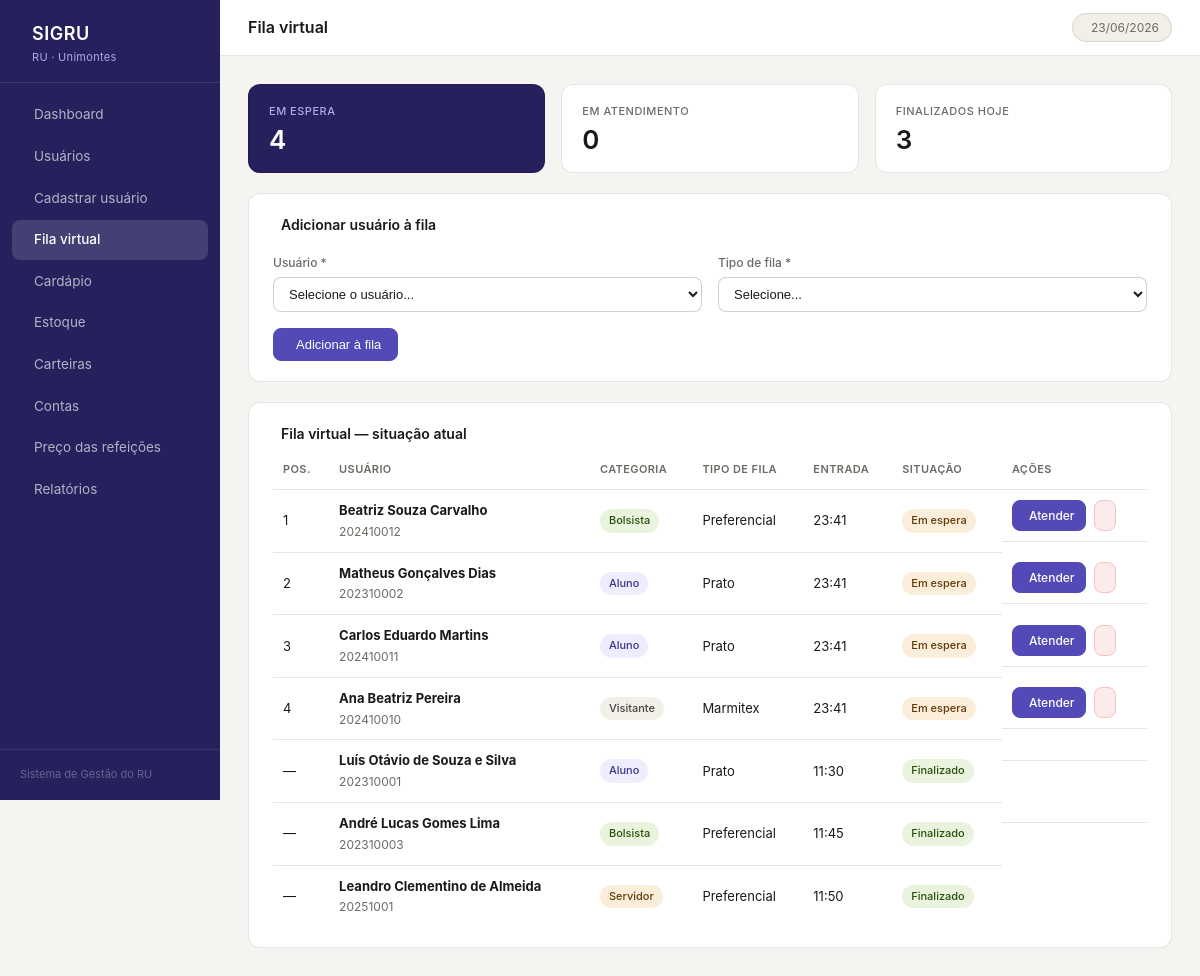
Screenshot of /fila.php with the database file from the repository.
### tables this page shows
CREATE TABLE itens_fila (
    id_itens_fila     INT(6) UNSIGNED AUTO_INCREMENT,
    id_usuario        INT(6) UNSIGNED NOT NULL,
    id_fila           INT(6) UNSIGNED NOT NULL,
    horario_inscricao DATETIME NOT NULL,
    situacao          VARCHAR(20) NOT NULL,
    PRIMARY KEY (id_itens_fila),
    CONSTRAINT fk_itensfila_usuario FOREIGN KEY (id_usuario)
        REFERENCES usuario (id_usuario),
    CONSTRAINT fk_itensfila_fila FOREIGN KEY (id_fila)
        REFERENCES fila (id_fila)
);

CREATE TABLE usuario (
    id_usuario    INT(6) UNSIGNED AUTO_INCREMENT,
    matricula     INT(11) UNSIGNED NOT NULL,
    nome_completo VARCHAR(100) NOT NULL,
    id_categoria  INT(3) UNSIGNED NOT NULL,
    id_bairro     INT(6) UNSIGNED NOT NULL,
    endereco      VARCHAR(100) NOT NULL,
    PRIMARY KEY (id_usuario),
    CONSTRAINT fk_usuario_categoria FOREIGN KEY (id_categoria)
        REFERENCES categoria_usuario (id_categoria),
    CONSTRAINT fk_usuario_bairro FOREIGN KEY (id_bairro)
        REFERENCES bairro (id_bairro)
);

CREATE TABLE categoria_usuario (
    id_categoria  INT(3) UNSIGNED AUTO_INCREMENT,
    descricao     VARCHAR(50) NOT NULL,
    PRIMARY KEY (id_categoria)
);

CREATE TABLE fila (
    id_fila    INT(6) UNSIGNED AUTO_INCREMENT,
    tipo_fila  VARCHAR(20) NOT NULL,
    PRIMARY KEY (id_fila)
);

### fila.php (the view, shortened to what this page needs)
<?php
require_once 'includes/header.php';
$conn = getConnection();
$fila = $conn->query("
    SELECT i.id_itens_fila, i.id_usuario, u.nome_completo, u.matricula,
           cat.descricao AS categoria,
           f.tipo_fila, i.horario_inscricao, i.situacao
    FROM itens_fila i
    JOIN usuario u ON u.id_usuario = i.id_usuario
    JOIN categoria_usuario cat ON cat.id_categoria = u.id_categoria
    JOIN fila f ON f.id_fila = i.id_fila
    ORDER BY FIELD(i.situacao, 'atendendo', 'em espera', 'finalizado'), i.horario_inscricao
");
$contadores = $conn->query("SELECT situacao, COUNT(*) AS n FROM itens_fila GROUP BY situacao")->fetch_all(MYSQLI_ASSOC);
$cont = array_column($contadores, 'n', 'situacao');
?>
<div class="metric-grid">
    <div class="metric-card accent">
        <div class="metric-label">Em espera</div>
        <div class="metric-value"><?= $cont['em espera'] ?? 0 ?></div>
    </div>
    <div class="metric-card">
        <div class="metric-label">Em atendimento</div>
        <div class="metric-value"><?= $cont['atendendo'] ?? 0 ?></div>
    </div>
    <div class="metric-card">
        <div class="metric-label">Finalizados hoje</div>
        <div class="metric-value"><?= $cont['finalizado'] ?? 0 ?></div>
    </div>
</div>
<div class="card">
    <div class="card-title"><i class="ti ti-user-plus"></i> Adicionar usuário à fila</div>
    <form method="POST">
        <div class="form-grid">
            <div class="form-group">
                <label>Usuário *</label>
                <select name="id_usuario" required>
                    <option value="">Selecione o usuário...</option>
                </select>
            </div>
            <div class="form-group">
                <label>Tipo de fila *</label>
                <select name="id_fila" required>
                    <option value="">Selecione...</option>
                </select>
            </div>
        </div>
        <div style="margin-top:1rem">
            <button type="submit" class="btn btn-primary">
                <i class="ti ti-plus"></i> Adicionar à fila
            </button>
        </div>
    </form>
</div>
<div class="card">
    <div class="card-title"><i class="ti ti-list-numbers"></i> Fila virtual — situação atual</div>
    <div class="table-wrap">
        <table>
            <thead>
                <tr>
                    <th>Pos.</th>
                    <th>Usuário</th>
                    <th>Categoria</th>
                    <th>Tipo de fila</th>
                    <th>Entrada</th>
                    <th>Situação</th>
                    <th>Ações</th>
                </tr>
            </thead>
            <tbody>
                <?php
                $pos = 1;
                while ($r = $fila->fetch_assoc()):
                    $em_espera  = $r['situacao'] === 'em espera';
                    $atendendo  = $r['situacao'] === 'atendendo';
                    $finalizado = $r['situacao'] === 'finalizado';
                    $cat = $r['categoria'];
                    $cls = match($cat) {
                        'Aluno'    => 'pill-purple',
                        'Bolsista' => 'pill-green',
                        'Servidor' => 'pill-amber',
                        default    => 'pill-gray'
                    };
                ?>
                <tr>
                    <td><?= ($em_espera || $atendendo) ? $pos++ : '—' ?></td>
                    <td>
                        <strong><?= htmlspecialchars($r['nome_completo']) ?></strong><br>
                        <span class="text-muted"><?= $r['matricula'] ?></span>
                    </td>
                    <td><span class="pill <?= $cls ?>"><?= htmlspecialchars($cat) ?></span></td>
                    <td><?= htmlspecialchars($r['tipo_fila']) ?></td>
                    <td><?= date('H:i', strtotime($r['horario_inscricao'])) ?></td>
                    <td>
                        <?php if ($em_espera): ?>
                            <span class="pill pill-amber">Em espera</span>
                        <?php elseif ($atendendo): ?>
                            <span class="pill pill-teal">Atendendo</span>
                        <?php else: ?>
                            <span class="pill pill-green">Finalizado</span>
                        <?php endif; ?>
                    </td>
                    <td class="flex gap-2">
                        <?php if ($em_espera): ?>
                            <a href="fila.php?atender=<?= $r['id_itens_fila'] ?>"
                               class="btn btn-primary btn-sm">
                                <i class="ti ti-check"></i> Atender
                            </a>
                        <?php endif; ?>
                        <?php if (!$finalizado): ?>
                            <a href="fila.php?excluir=<?= $r['id_itens_fila'] ?>"
                               class="btn btn-danger btn-sm"
                               onclick="return confirm('Remover da fila?')">
                            </a>
                        <?php endif; ?>
                    </td>
                </tr>
                <?php endwhile; ?>
            </tbody>
        </table>
    </div>
</div>
<?php
require_once 'includes/footer.php';
?>

### assets/css/style.css (style rules this page uses)
*, *::before, *::after { box-sizing: border-box; margin: 0; padding: 0; }
:root { --purple-50: #EEEDFE; --purple-200: #AFA9EC; --purple-600: #534AB7; --purple-800: #3C3489; --purple-900: #26215C; --teal-50: #E1F5EE; --teal-600: #0F6E56; --teal-800: #085041; --amber-50: #FAEEDA; --amber-600: #854F0B; --amber-800: #633806; --red-50: #FCEBEB; --red-600: #A32D2D; --green-50: #EAF3DE; --green-800: #27500A; --gray-50: #F1EFE8; --gray-100: #D3D1C7; --gray-400: #888780; --gray-800: #444441; --bg: #F5F4F0; --surface: #FFFFFF; --border: rgba(0,0,0,0.10); --border-md: rgba(0,0,0,0.18); --text: #1A1A18; --text-muted:#6B6A65; --radius-md: 8px; --radius-lg: 12px; --sidebar-w: 220px; }
body { font-family: 'Inter', system-ui, -apple-system, sans-serif; background: var(--bg); color: var(--text); font-size: 14px; line-height: 1.6; }
.card { background: var(--surface); border: 1px solid var(--border); border-radius: var(--radius-lg); padding: 1.25rem 1.5rem; margin-bottom: 1.25rem; }
.card-title { font-size: 14px; font-weight: 600; color: var(--text); margin-bottom: 1rem; display: flex; align-items: center; gap: 8px; }
.metric-grid { display: grid; grid-template-columns: repeat(auto-fit, minmax(150px, 1fr)); gap: 1rem; margin-bottom: 1.25rem; }
.metric-card { background: var(--surface); border: 1px solid var(--border); border-radius: var(--radius-lg); padding: 1.1rem 1.25rem; }
.metric-label { font-size: 11px; font-weight: 500; color: var(--text-muted); text-transform: uppercase; letter-spacing: 0.5px; margin-bottom: 6px; }
.metric-value { font-size: 26px; font-weight: 600; color: var(--text); line-height: 1.1; }
.metric-card.accent { background: var(--purple-900); }
.metric-card.accent .metric-label { color: var(--purple-200); }
.metric-card.accent .metric-value { color: #fff; }
.table-wrap { overflow-x: auto; }
table { width: 100%; border-collapse: collapse; font-size: 13px; }
thead th { text-align: left; font-size: 11px; font-weight: 600; text-transform: uppercase; letter-spacing: 0.4px; color: var(--text-muted); padding: 0 10px 10px; border-bottom: 1px solid var(--border); }
tbody td { padding: 10px; border-bottom: 1px solid var(--border); color: var(--text); vertical-align: middle; }
tbody tr:last-child td { border-bottom: none; }
.pill { display: inline-block; font-size: 11px; font-weight: 500; padding: 3px 9px; border-radius: 999px; }
.pill-purple { background: var(--purple-50); color: var(--purple-800); }
.pill-green { background: var(--green-50); color: var(--green-800); }
.pill-amber { background: var(--amber-50); color: var(--amber-800); }
.pill-gray { background: var(--gray-50); color: var(--gray-800); }
.form-grid { display: grid; grid-template-columns: 1fr 1fr; gap: 1rem; }
.form-group { display: flex; flex-direction: column; gap: 5px; }
label { font-size: 12px; font-weight: 500; color: var(--text-muted); }
input[type="text"], input[type="number"], input[type="email"], select, textarea { width: 100%; padding: 8px 11px; border: 1px solid var(--border-md); border-radius: var(--radius-md); font-size: 13px; color: var(--text); background: var(--surface); transition: border-color 0.15s, box-shadow 0.15s; outline: none; }
.btn { display: inline-flex; align-items: center; gap: 6px; padding: 8px 16px; border-radius: var(--radius-md); font-size: 13px; font-weight: 500; cursor: pointer; border: 1px solid transparent; text-decoration: none; transition: opacity 0.15s, background 0.15s; }
.btn-primary { background: var(--purple-600); color: #fff; border-color: var(--purple-600); }
.btn-danger { background: var(--red-50); color: var(--red-600); border-color: #F7C1C1; }
.btn-sm { padding: 5px 10px; font-size: 12px; }
.flex { display: flex; }
.gap-2 { gap: 0.5rem; }
.text-muted { color: var(--text-muted); font-size: 12px; }

### rows the page displays
itens_fila: id_usuario.nome_completo "Beatriz Souza Carvalho", id_usuario.matricula "202410012", categoria_usuario.descricao "Bolsista", id_fila.tipo_fila "Preferencial", horario_inscricao "23:41", situacao "Em espera"
itens_fila: id_usuario.nome_completo "Matheus Gonçalves Dias", id_usuario.matricula "202310002", categoria_usuario.descricao "Aluno", id_fila.tipo_fila "Prato", horario_inscricao "23:41", situacao "Em espera"
itens_fila: id_usuario.nome_completo "Carlos Eduardo Martins", id_usuario.matricula "202410011", categoria_usuario.descricao "Aluno", id_fila.tipo_fila "Prato", horario_inscricao "23:41", situacao "Em espera"
itens_fila: id_usuario.nome_completo "Ana Beatriz Pereira", id_usuario.matricula "202410010", categoria_usuario.descricao "Visitante", id_fila.tipo_fila "Marmitex", horario_inscricao "23:41", situacao "Em espera"
itens_fila: id_usuario.nome_completo "Luís Otávio de Souza e Silva", id_usuario.matricula "202310001", categoria_usuario.descricao "Aluno", id_fila.tipo_fila "Prato", horario_inscricao "11:30", situacao "Finalizado"
itens_fila: id_usuario.nome_completo "André Lucas Gomes Lima", id_usuario.matricula "202310003", categoria_usuario.descricao "Bolsista", id_fila.tipo_fila "Preferencial", horario_inscricao "11:45", situacao "Finalizado"
itens_fila: id_usuario.nome_completo "Leandro Clementino de Almeida", id_usuario.matricula "20251001", categoria_usuario.descricao "Servidor", id_fila.tipo_fila "Preferencial", horario_inscricao "11:50", situacao "Finalizado"

### other values shown
$info['label'] "Dashboard"
$info['label'] "Usuários"
$info['label'] "Cadastrar usuário"
$info['label'] "Fila virtual"
$info['label'] "Cardápio"
$info['label'] "Estoque"
$info['label'] "Carteiras"
$info['label'] "Contas"
$info['label'] "Preço das refeições"
$info['label'] "Relatórios"
$page_title "Fila virtual"
$cont['em espera'] "4"
$cont['atendendo'] "0"
$cont['finalizado'] "3"
